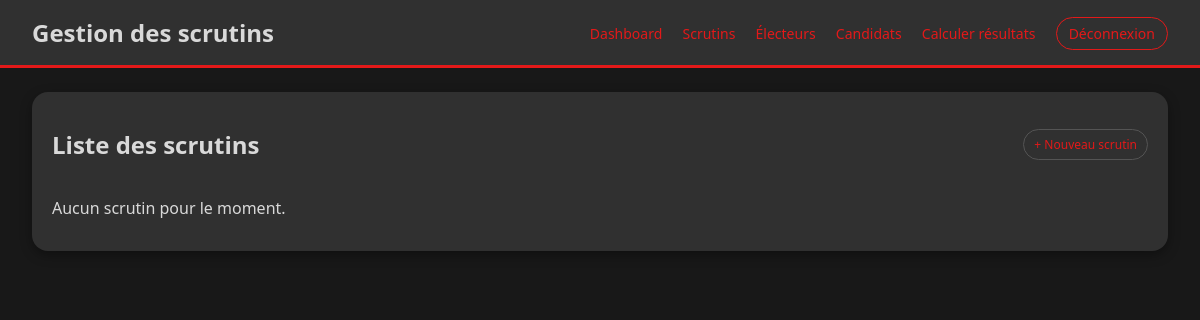
Page /admin/scrutins.php (signed in) on the earlier database version.
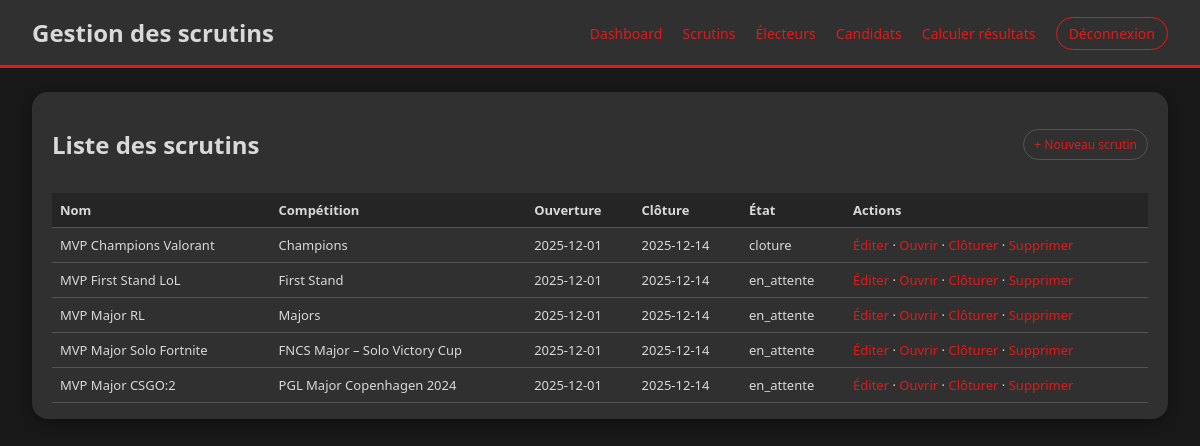
Same page on the later database version.
### tables this page shows
CREATE TABLE IF NOT EXISTS `scrutin` (
  `idscrutin` int NOT NULL AUTO_INCREMENT,
  `nom_scrutin` varchar(45) NOT NULL,
  `date_ouverture` date NOT NULL,
  `date_cloture` date NOT NULL,
  `etat_scrutin` varchar(45) NOT NULL,
  `idadmin` int NOT NULL,
  `idcompetition` int NOT NULL,
  PRIMARY KEY (`idscrutin`),
  KEY `fk_scrutin_admin` (`idadmin`),
  KEY `fk_scrutin_compet` (`idcompetition`)
);

CREATE TABLE IF NOT EXISTS `competition` (
  `idcompetition` int NOT NULL AUTO_INCREMENT,
  `nom_compet` varchar(255) NOT NULL,
  `date_debut` date NOT NULL,
  `date_fin` date NOT NULL,
  `statut` varchar(45) NOT NULL,
  `idadmin` int NOT NULL,
  `idjeu` int NOT NULL,
  PRIMARY KEY (`idcompetition`),
  KEY `fk_compet_admin` (`idadmin`),
  KEY `fk_compet_jeu` (`idjeu`)
);

### admin/scrutins.php (the view, shortened to what this page needs)
<?php
$connexion = dbconnect();
$sql = "SELECT s.*, c.nom_compet
        FROM scrutin s
        JOIN competition c ON c.idcompetition = s.idcompetition
        ORDER BY s.date_ouverture DESC";
$stmt = $connexion->query($sql);
$scrutins = $stmt->fetchAll(PDO::FETCH_ASSOC);
?>
<!DOCTYPE html>
<html lang="fr">
<head>
    <link rel="stylesheet" href="admin.css">
</head>
<body>
<header class="admin-header">
    <h1>Gestion des scrutins</h1>
    <nav>
        <a href="index.php">Dashboard</a>
        <a href="scrutins.php">Scrutins</a>
        <a href="electeurs.php">Électeurs</a>
        <a href="candidats.php">Candidats</a>
        <a href="resultats_calcul.php">Calculer résultats</a>
        <a href="../index.php?disconnect=1" class="btn-logout">Déconnexion</a>
    </nav>
</header>
<main class="admin-main">
    <div class="panel">
        <div class="panel-header">
            <h2>Liste des scrutins</h2>
            <a href="scrutin_form.php" class="btn-small">+ Nouveau scrutin</a>
        </div>
        <?php if (count($scrutins) === 0): ?>
            <p>Aucun scrutin pour le moment.</p>
        <?php else: ?>
            <table class="table-scrutins">
                <thead>
                    <tr>
                        <th>Nom</th>
                        <th>Compétition</th>
                        <th>Ouverture</th>
                        <th>Clôture</th>
                        <th>État</th>
                        <th>Actions</th>
                    </tr>
                </thead>
                <tbody>
                <?php foreach ($scrutins as $s): ?>
                    <tr>
                        <td><?= htmlspecialchars($s['nom_scrutin']) ?></td>
                        <td><?= htmlspecialchars($s['nom_compet']) ?></td>
                        <td><?= htmlspecialchars($s['date_ouverture']) ?></td>
                        <td><?= htmlspecialchars($s['date_cloture']) ?></td>
                        <td><?= htmlspecialchars($s['etat_scrutin']) ?></td>
                        <td>
                            <a href="scrutin_form.php?id=<?= $s['idscrutin'] ?>">Éditer</a> ·
                            <a href="scrutin_action.php?id=<?= $s['idscrutin'] ?>&action=ouvrir">Ouvrir</a> ·
                            <a href="scrutin_action.php?id=<?= $s['idscrutin'] ?>&action=cloturer">Clôturer</a> ·
                            <a href="scrutin_action.php?id=<?= $s['idscrutin'] ?>&action=supprimer"
                               onclick="return confirm('Supprimer ce scrutin ?');">Supprimer</a>
                        </td>
                    </tr>
                <?php endforeach; ?>
                </tbody>
            </table>
        <?php endif; ?>
    </div>
</main>
</body>
</html>

Differences in the rows shown:
added scrutin: nom_scrutin "MVP Champions Valorant", idcompetition.nom_compet "Champions", date_ouverture "2025-12-01", date_cloture "2025-12-14", etat_scrutin "cloture"
added scrutin: nom_scrutin "MVP First Stand LoL", idcompetition.nom_compet "First Stand", date_ouverture "2025-12-01", date_cloture "2025-12-14", etat_scrutin "en_attente"
added scrutin: nom_scrutin "MVP Major RL", idcompetition.nom_compet "Majors", date_ouverture "2025-12-01", date_cloture "2025-12-14", etat_scrutin "en_attente"
added scrutin: nom_scrutin "MVP Major Solo Fortnite", idcompetition.nom_compet "FNCS Major – Solo Victory Cup", date_ouverture "2025-12-01", date_cloture "2025-12-14", etat_scrutin "en_attente"
added scrutin: nom_scrutin "MVP Major CSGO:2", idcompetition.nom_compet "PGL Major Copenhagen 2024", date_ouverture "2025-12-01", date_cloture "2025-12-14", etat_scrutin "en_attente"
Other differences:
text no longer shown: "Aucun scrutin pour le moment."
text now shown: "Nom Compétition Ouverture Clôture État Actions"
